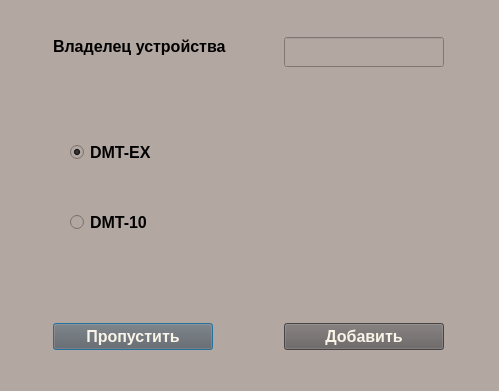
<?xml version="1.0" encoding="UTF-8"?>
<ui version="4.0">
 <class>AddNewDevToOrg</class>
 <widget class="QDialog" name="AddNewDevToOrg">
  <property name="geometry">
   <rect>
    <x>0</x>
    <y>0</y>
    <width>499</width>
    <height>391</height>
   </rect>
  </property>
  <property name="windowTitle">
   <string>Dialog</string>
  </property>
  <property name="styleSheet">
   <string notr="true">background-color: rgb(179, 167, 162);
</string>
  </property>
  <widget class="QPushButton" name="pushButton_2">
   <property name="geometry">
    <rect>
     <x>53</x>
     <y>323</y>
     <width>160</width>
     <height>27</height>
    </rect>
   </property>
   <property name="minimumSize">
    <size>
     <width>160</width>
     <height>25</height>
    </size>
   </property>
   <property name="maximumSize">
    <size>
     <width>160</width>
     <height>30</height>
    </size>
   </property>
   <property name="font">
    <font>
     <pointsize>12</pointsize>
     <weight>75</weight>
     <bold>true</bold>
    </font>
   </property>
   <property name="styleSheet">
    <string notr="true">	background-color: rgb(100, 95, 94);
	color: rgb(249, 244, 232);</string>
   </property>
   <property name="text">
    <string>Пропустить</string>
   </property>
   <property name="checkable">
    <bool>true</bool>
   </property>
   <property name="default">
    <bool>true</bool>
   </property>
  </widget>
  <widget class="QPushButton" name="pushButton">
   <property name="geometry">
    <rect>
     <x>284</x>
     <y>323</y>
     <width>160</width>
     <height>27</height>
    </rect>
   </property>
   <property name="minimumSize">
    <size>
     <width>160</width>
     <height>0</height>
    </size>
   </property>
   <property name="maximumSize">
    <size>
     <width>160</width>
     <height>30</height>
    </size>
   </property>
   <property name="font">
    <font>
     <pointsize>12</pointsize>
     <weight>75</weight>
     <bold>true</bold>
    </font>
   </property>
   <property name="styleSheet">
    <string notr="true">	background-color: rgb(100, 95, 94);
	color: rgb(249, 244, 232);</string>
   </property>
   <property name="text">
    <string>Добавить</string>
   </property>
  </widget>
  <widget class="QLabel" name="label">
   <property name="geometry">
    <rect>
     <x>53</x>
     <y>37</y>
     <width>181</width>
     <height>19</height>
    </rect>
   </property>
   <property name="font">
    <font>
     <pointsize>12</pointsize>
     <weight>75</weight>
     <bold>true</bold>
    </font>
   </property>
   <property name="text">
    <string>Владелец устройства</string>
   </property>
  </widget>
  <widget class="QLineEdit" name="lgn">
   <property name="geometry">
    <rect>
     <x>284</x>
     <y>37</y>
     <width>160</width>
     <height>30</height>
    </rect>
   </property>
   <property name="minimumSize">
    <size>
     <width>160</width>
     <height>30</height>
    </size>
   </property>
   <property name="maximumSize">
    <size>
     <width>160</width>
     <height>30</height>
    </size>
   </property>
   <property name="font">
    <font>
     <pointsize>12</pointsize>
    </font>
   </property>
   <property name="text">
    <string/>
   </property>
  </widget>
  <widget class="QLabel" name="DMT">
   <property name="geometry">
    <rect>
     <x>284</x>
     <y>101</y>
     <width>160</width>
     <height>160</height>
    </rect>
   </property>
   <property name="minimumSize">
    <size>
     <width>160</width>
     <height>160</height>
    </size>
   </property>
   <property name="styleSheet">
    <string notr="true"/>
   </property>
   <property name="text">
    <string/>
   </property>
  </widget>
  <widget class="QWidget" name="widget" native="true">
   <property name="geometry">
    <rect>
     <x>50</x>
     <y>110</y>
     <width>171</width>
     <height>151</height>
    </rect>
   </property>
   <widget class="QRadioButton" name="radioButton_2">
    <property name="geometry">
     <rect>
      <x>20</x>
      <y>100</y>
      <width>89</width>
      <height>25</height>
     </rect>
    </property>
    <property name="font">
     <font>
      <pointsize>12</pointsize>
      <weight>75</weight>
      <bold>true</bold>
     </font>
    </property>
    <property name="text">
     <string>DMT-10</string>
    </property>
   </widget>
   <widget class="QRadioButton" name="radioButton">
    <property name="geometry">
     <rect>
      <x>20</x>
      <y>30</y>
      <width>90</width>
      <height>25</height>
     </rect>
    </property>
    <property name="font">
     <font>
      <pointsize>12</pointsize>
      <weight>75</weight>
      <bold>true</bold>
     </font>
    </property>
    <property name="toolTipDuration">
     <number>-1</number>
    </property>
    <property name="text">
     <string>DMT-EX</string>
    </property>
    <property name="checked">
     <bool>true</bool>
    </property>
   </widget>
  </widget>
 </widget>
 <resources/>
 <connections/>
</ui>
